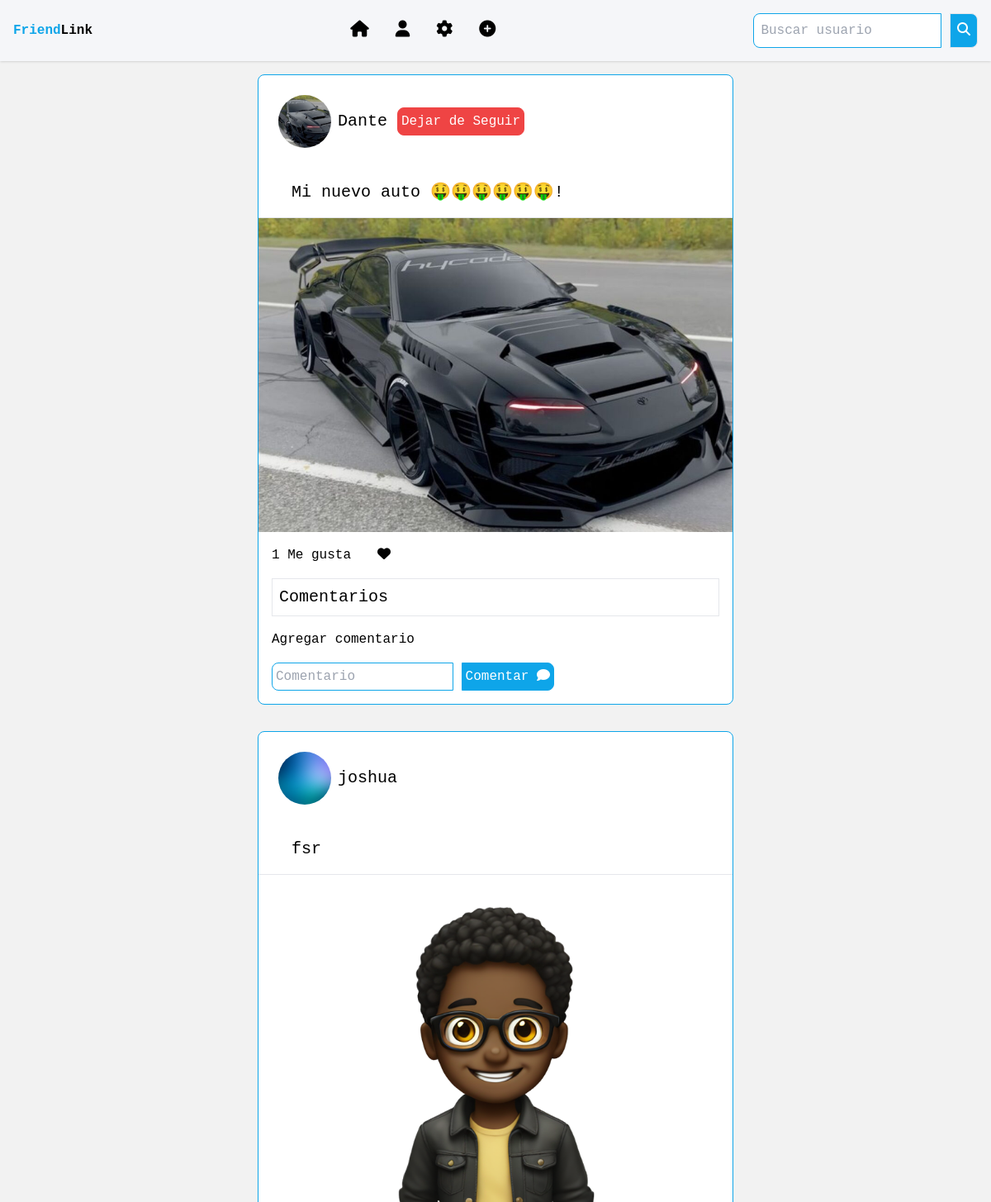
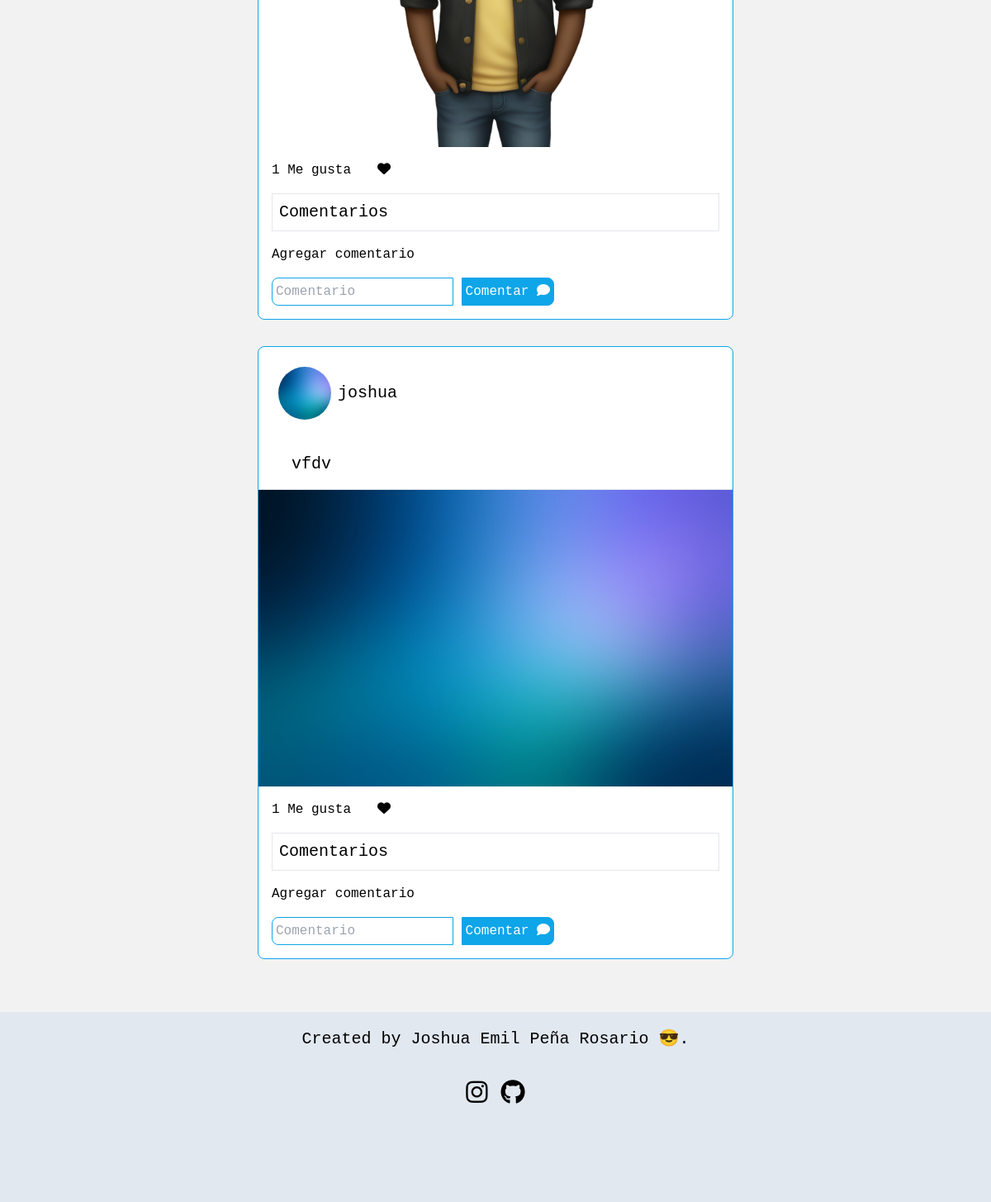
Page /feed (signed in) on the committed database (2 pictures, top to bottom).
### app.py (models this page shows, shortened)
class Post(db.Model):
    __tablename__ = "posts"
    id = db.Column(db.Integer, primary_key=True)
    content = db.Column(db.String(500), nullable=False)
    photo = db.Column(db.String(100))
    timestamp = db.Column(db.DateTime, default=datetime.utcnow)
    user_id = db.Column(db.Integer, db.ForeignKey("users.id"), nullable=False)
    user = db.relationship("User", backref=db.backref("posts", lazy=True))
    likes_count = db.Column(db.Integer, default=0)
    post_likers = db.relationship(
        "User",
        secondary=likes,
        backref=db.backref("liked_posts", lazy="dynamic"),
        lazy="dynamic",
    )
    def is_liked_by(self, user):
        return self.post_likers.filter(likes.c.user_id == user.id).count() > 0

class User(db.Model, UserMixin):
    __tablename__ = "users"
    id = db.Column(db.Integer, primary_key=True)
    username = db.Column(db.String(50), unique=False, nullable=False)
    password = db.Column(db.String(100), nullable=False)
    profile_picture = db.Column(db.String(100))
    user_likes = db.relationship(
        "Post",
        secondary=likes,
        backref=db.backref("likes", lazy="dynamic"),
        lazy="dynamic",
    )
    followed = db.relationship(
        "User",
        secondary=followers,
        primaryjoin=(followers.c.follower_id == id),
        secondaryjoin=(followers.c.followed_id == id),
        backref=db.backref("followers", lazy="dynamic"),
        lazy="dynamic",
    )
    def is_following(self, user):
        return self.followed.filter(followers.c.followed_id == user.id).count() > 0

### app.py (the view)
@app.route("/feed")
def feed():
    posts = Post.query.order_by(Post.timestamp.desc()).all()
    theme = request.cookies.get("theme", "light-mode")
    ALLOWED_EXTENSIONS = {"png", "jpg", "jpeg", "gif", "mp4"}
    return render_template("home.html", posts=posts, theme=theme, a = ALLOWED_EXTENSIONS)

### app.py (called while the page is built)
@login_manager.user_loader
def load_user(user_id):
    return User.query.get(int(user_id))

### templates/home.html (shortened to what this page needs)
<!DOCTYPE html>
<html lang="es">
<head>
    <link rel="stylesheet" href="https://cdnjs.cloudflare.com/ajax/libs/font-awesome/6.6.0/css/all.min.css"
 />
    <script src="https://cdn.tailwindcss.com"></script>
</head>
<body>
    <div class="{{ theme }} font-mono">
        <nav class="flex justify-between items-center p-4 bg-[#f5f6f9] shadow relative top-0 w-full">
            <a href="{{ url_for('feed') }}" class="font-extrabold font-mono"><span
                    class="text-sky-500">Friend</span>Link</a>
            <ul class="flex justify-center gap-8 text-xl">
                <li class="transition ease-in-out hover:scale-125 hover:text-sky-500">
                    <a href="{{ url_for('feed') }}"><i class="fa-solid fa-house"></i></a>
                </li>
                <li class="transition ease-in-out hover:scale-125 hover:text-sky-500">
                    <a href="{{ url_for('profile', username=current_user.username) }}"><i class="fa-solid fa-user"></i></a>
                </li>
                <li class="transition ease-in-out hover:scale-125 hover:text-sky-500">
                    <a href="{{ url_for('config') }}"><i class="fa-solid fa-gear"></i></a>
                </li>
                <li class="transition ease-in-out hover:scale-125 hover:text-sky-500">
                    <a href="{{ url_for('create_post') }}"><i class="fa-solid fa-circle-plus"></i></a>
                </li>
            </ul>
            <form role="search" method="POST" action="{{ url_for('search') }}">
                <input class="outline-0 p-2 rounded-l-lg m-0 border border-sky-500" type="search" name="search_query"
                    placeholder="Buscar usuario" required>
                <button type="submit"
                    class="transition ease-in-out hover:text-sky-500 hover:bg-[#f5f6f9] border hover:border-sky-500 rounded-r-lg bg-sky-500 m-0 p-2 text-white"><i
                        class="fa-solid fa-magnifying-glass"></i></button>
            </form>
        </nav>
        <div>
            {% block contenido %}
            <div class="flex justify-center items-center flex-col gap-4">
                {% for post in posts %}
                <div class="w-full flex items-center flex-col gap-4 p-4" style="min-width: 70vw;">
                    <div class="border border-sky-500 rounded-lg w-full bg-white max-w-xl">
                        <div class="flex items-center p-4">
                            <a href="{{ url_for('profile', username=post.user.username) }}" class="flex items-center">
                                <img class="m-2 w-16 h-16 object-cover rounded-full"
                                    src="{{ url_for('static', filename='profile_pictures/' + (post.user.profile_picture or '')) }}"
                                    alt="Foto de perfil">
                            <h5 class="text-xl">{{ post.user.username }}</h5>
                            </a>
                            <div class="flex m-3">
                                {% if current_user != post.user %}
                                {% if current_user.is_following(post.user) %}
                                <a class="transition ease-in-out bg-red-500 text-white p-1 rounded-lg border border-red-500 hover:bg-white hover:text-red-500" href="{{ url_for('unfollow', user_id=post.user.id) }}">Dejar de
                                    Seguir</a>
                                {% else %}
                                <a class="transition ease-in-out bg-sky-500 text-white p-1 rounded-lg border border-sky-500 hover:bg-white hover:text-sky-500" href="{{ url_for('follow', user_id=post.user.id) }}">Seguir</a>
                                {% endif %}
                                {% endif %}
                            </div>
                        </div>
                        <div class="p-2">
                            <p class="p-2 ml-6 text-xl">{{ post.content }}</p>
                        </div>
                        {% if post.photo %}
                        <div>
                            <img src="{{ url_for('static', filename='profile_pictures/' + post.photo) }}" alt="Foto de la publicación" class="w-full h-auto">
                        </div>
                        {% endif %}
                        <div class="p-4">
                            <div class="flex flex-col gap-4">
                                <div class="flex gap-8">
                                    <p>{{ post.likes_count }} Me gusta</p>
                                    {% if current_user.is_authenticated %}
                                    {% if post.is_liked_by(current_user) %}
                                    <form action="{{ url_for('unlike', post_id=post.id) }}" method="post">
                                        <button type="submit"><i class="fa-solid fa-heart"></i></button>
                                    </form>
                                    {% else %}
                                    <form action="{{ url_for('like', post_id=post.id) }}" method="post">
                                        <button type="submit"><i class="fa-regular fa-heart"></i></button>
                                    </form>
                                    {% endif %}
                                    {% endif %}
                                </div>
                                <div class="flex flex-col border p-2 w-full">
                                    <h2 class="text-xl">Comentarios</h2>
                            </div>
                            <h2>Agregar comentario</h2>
                            <form action="{{ url_for('agregar_comentario', post_id=post.id) }}" method="POST">
                                <input type="text" class="transition outline-0 ease-in-out p-1 text-black border border-sky-500 rounded-l-lg" name="comment_text" placeholder="Comentario" required>
                                <button type="submit" class="transition ease-in-out bg-sky-500 p-1 text-white border border-sky-500 hover:bg-white hover:text-sky-500 rounded-r-lg">Comentar
                                    <i class="fa-solid fa-comment"></i></button>
                            </form>
                        </div>
                    </div>
                </div>
                {% endfor %}
            </div>
            {% endblock contenido %}
        </div>
    </div>
    <footer class="relative bottom-0 flex justify-center items-center flex-col bg-slate-200 w-full p-4">
        <div style="font-size: 20px; line-height: 1.7;">
            <p>Created by Joshua Emil Peña Rosario 😎.</p>
        </div>
        <div class="flex gap-[1em]" style="padding: 2em 1em 6em;">
            <a class="text-3xl transition ease-in-out hover:scale-125 hover:text-sky-500" href="https://www.instagram.com/joshua.epr/"><i class="fa-brands fa-instagram"></i></a>
            <a class="text-3xl transition ease-in-out hover:scale-125 hover:text-sky-500" href="https://github.com/Joshua-EPR"><i class="fa-brands fa-github"></i></a>
        </div>
    </footer>
</body>
</html>

### templates/home.html (style rules this page uses)
body { font-family: Arial, sans-serif; background-color: #f2f2f2; margin: 0; padding: 0; }

### rows in the picture
Post: profile_picture (picture), user.username "Dante", content "Mi nuevo auto 🤑🤑🤑🤑🤑🤑!", photo (picture), likes_count "1"
Post: profile_picture (picture), user.username "joshua", content "fsr", photo (picture), likes_count "1"
Post: profile_picture (picture), user.username "joshua", content "vfdv", photo (picture), likes_count "1"
